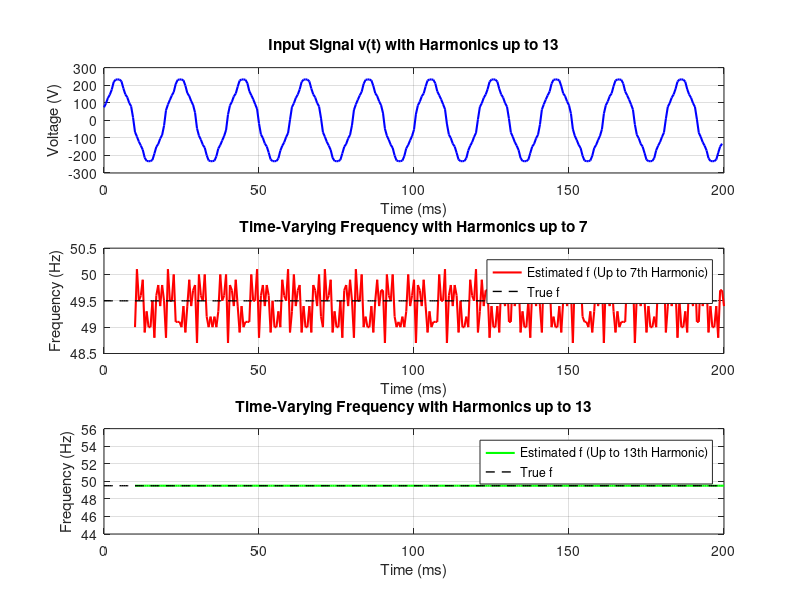

Here is the MATLAB script that generated this plot:
clear; clc; close all;

Fs = 1600;
Ts = 1/Fs;
T_end = 0.2;
t = 0:Ts:T_end-Ts;
N_total = length(t);

f_true = 49.5 * ones(size(t));

omega_inst = 2*pi*cumsum(f_true)*Ts;

harmonics_7 = [1, 5, 7];
harmonics_13 = [1, 5, 7, 11, 13];
A = [230, 15, 10, 6, 4];

v = zeros(size(t));
for h_idx = 1:length(harmonics_13)
    h = harmonics_13(h_idx);
    v = v + A(h_idx)*sin(h*omega_inst);
end

T_window_10ms = 0.01;
N_window_10ms = round(T_window_10ms*Fs);
step_size = 1;

f_candidates = 48.5:0.1:51.5;

win_center_7 = [];
f_estimated_7 = [];

win_center_13 = [];
f_estimated_13 = [];

idx_start = 1;
while (idx_start + N_window_10ms - 1) <= N_total
    idx_win = idx_start:(idx_start + N_window_10ms - 1);
    t_win = (0 : N_window_10ms - 1)*1/Fs;
    v_win = v(idx_win);
    
    SSE_7 = zeros(size(f_candidates));
    SSE_13 = zeros(size(f_candidates));
    
    for iF = 1:length(f_candidates)
        f_test = f_candidates(iF);
        
        M_7 = [];
        for hh = harmonics_7
            M_7 = [M_7, sin(2*pi*f_test*hh*t_win(:)), cos(2*pi*f_test*hh*t_win(:))];
        end
        
        a_hat_7 = (M_7'*M_7) \ (M_7'*v_win(:));
        v_fit_7 = M_7*a_hat_7;
        err_7 = v_win(:) - v_fit_7;
        SSE_7(iF) = sum(err_7.^2);
    end
    
    for iF = 1:length(f_candidates)
        f_test = f_candidates(iF);
        
        M_13 = [];
        for hh = harmonics_13
            M_13 = [M_13, sin(2*pi*f_test*hh*t_win(:)), cos(2*pi*f_test*hh*t_win(:))];
        end
        
        a_hat_13 = (M_13'*M_13) \ (M_13'*v_win(:));
        v_fit_13 = M_13*a_hat_13;
        err_13 = v_win(:) - v_fit_13;
        SSE_13(iF) = sum(err_13.^2);
    end
    
    [~, idx_min_7] = min(SSE_7);
    best_freq_7 = f_candidates(idx_min_7);
    
    [~, idx_min_13] = min(SSE_13);
    best_freq_13 = f_candidates(idx_min_13);
    
    win_center_7(end+1) = t(idx_start + N_window_10ms - 1) + 1/Fs;
    f_estimated_7(end+1) = best_freq_7;
    
    win_center_13(end+1) = t(idx_start + N_window_10ms - 1) + 1/Fs;
    f_estimated_13(end+1) = best_freq_13;
    
    idx_start = idx_start + step_size;
end

figure('Name','Step Frequency Change with NLS Estimation','Position',[100 100 1000 800]);

subplot(3,1,1);
plot(t*1000, v, 'b-', 'LineWidth',1.5);
xlabel('Time (ms)'); ylabel('Voltage (V)');
title('Input Signal v(t) with Harmonics up to 13');
grid on;

subplot(3,1,2);
plot(win_center_7*1000, f_estimated_7, 'r', 'LineWidth',1.5); hold on;
plot(t*1000, f_true, 'k--', 'LineWidth',1);
xlabel('Time (ms)'); ylabel('Frequency (Hz)');
legend('Estimated f (Up to 7th Harmonic)','True f','Location','best');
title('Time-Varying Frequency with Harmonics up to 7');
grid on;

subplot(3,1,3);
plot(win_center_13*1000, f_estimated_13, 'g', 'LineWidth',1.5); hold on;
plot(t*1000, f_true, 'k--', 'LineWidth',1);
xlabel('Time (ms)'); ylabel('Frequency (Hz)');
legend('Estimated f (Up to 13th Harmonic)','True f','Location','best');
title('Time-Varying Frequency with Harmonics up to 13');
grid on;